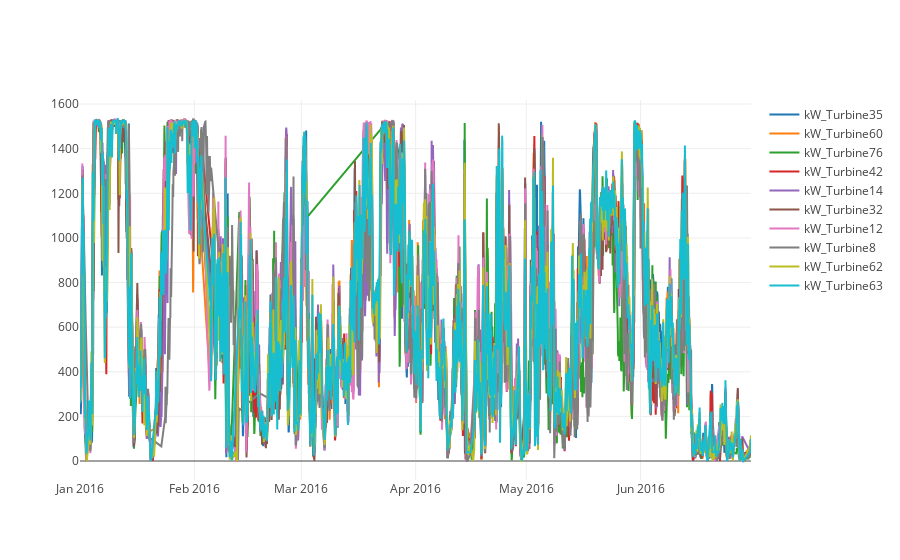

The notebook cell saved with this chart:
### Code cell
turbine_names = list(turbine_readings.columns.values)
turbine_names.remove("timestamp")
random_turbines = np.random.choice(turbine_names, size=10, replace=False)
print(random_turbines)
traces = []

for turbine in random_turbines:
    trace = go.Scatter(x = turbine_readings["timestamp"],
                       y = turbine_readings[turbine],
                       mode = 'lines',
                       name = turbine)
    traces.append(trace)

py.iplot(traces, filename='line-mode')

### Figure 1 — Plotly figure (JSON) as saved in the notebook; plotly's stock layout.template omitted (floating-point values rounded to 4 significant figures; data arrays with more than 128 entries replaced by an {"elided": "..."} marker saying what was removed)
{"data": [{"mode": "lines", "name": "kW_Turbine35", "type": "scatter", "uid": "1f8355a8-ed54-11e8-8547-50e549ed1be1", "x": {"elided": "2600 str values"}, "y": {"elided": "2600 float values"}}, {"mode": "lines", "name": "kW_Turbine60", "type": "scatter", "uid": "1f8355a9-ed54-11e8-ad69-50e549ed1be1", "x": {"elided": "2600 str values"}, "y": {"elided": "2600 float values"}}, {"mode": "lines", "name": "kW_Turbine76", "type": "scatter", "uid": "1f8355aa-ed54-11e8-90ab-50e549ed1be1", "x": {"elided": "2600 str values"}, "y": {"elided": "2600 float values"}}, {"mode": "lines", "name": "kW_Turbine42", "type": "scatter", "uid": "1f8355ab-ed54-11e8-9adf-50e549ed1be1", "x": {"elided": "2600 str values"}, "y": {"elided": "2600 float values"}}, {"mode": "lines", "name": "kW_Turbine14", "type": "scatter", "uid": "1f8355ac-ed54-11e8-8904-50e549ed1be1", "x": {"elided": "2600 str values"}, "y": {"elided": "2600 float values"}}, {"mode": "lines", "name": "kW_Turbine32", "type": "scatter", "uid": "1f8355ad-ed54-11e8-8246-50e549ed1be1", "x": {"elided": "2600 str values"}, "y": {"elided": "2600 float values"}}, {"mode": "lines", "name": "kW_Turbine12", "type": "scatter", "uid": "1f8355ae-ed54-11e8-b9cb-50e549ed1be1", "x": {"elided": "2600 str values"}, "y": {"elided": "2600 float values"}}, {"mode": "lines", "name": "kW_Turbine8", "type": "scatter", "uid": "1f8355af-ed54-11e8-a2e2-50e549ed1be1", "x": {"elided": "2600 str values"}, "y": {"elided": "2600 float values"}}, {"mode": "lines", "name": "kW_Turbine62", "type": "scatter", "uid": "1f8355b0-ed54-11e8-8303-50e549ed1be1", "x": {"elided": "2600 str values"}, "y": {"elided": "2600 float values"}}, {"mode": "lines", "name": "kW_Turbine63", "type": "scatter", "uid": "1f8355b1-ed54-11e8-9e73-50e549ed1be1", "x": {"elided": "2600 str values"}, "y": {"elided": "2600 float values"}}], "layout": {}}
